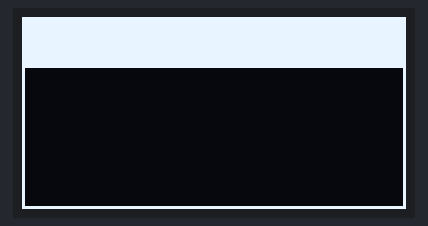
Bench run of a program on a simulated MicroPython board. On the bench: 128×64 one-colour display.

Above: at 0.26 s.
At 0.68 s:
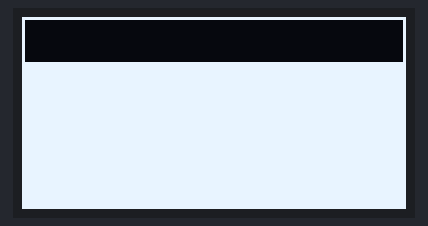

The program:

oled_00.py
```python
# This script uses the ssd1306 oled module:

# This file was created on 15/04/2017
# Author: George Kaimakis

import machine
import ssd1306
import time

# define the display size:
width   = 128   # pixels
height  = 64    # pixels

# define i2c pins:
data    = machine.Pin(4)
clk     = machine.Pin(5)

# create i2c object:
i2c = machine.I2C(scl=clk, sda=data)

#create oled object:
oled = ssd1306.SSD1306_I2C(width, height, i2c)

INTERVAL = 400   # blinkin' frequency:

while True:
    oled.framebuf.fill_rect(0, 0, 128, 16, 1)   # upper 'yellow' area filled:
    oled.framebuf.fill_rect(0, 16, 128, 48, 0)  # lower 'blue' area:
    oled.framebuf.rect(0, 16, 128, 48, 1)       # lower 'blue' area:
    oled.show()
    time.sleep_ms(INTERVAL)
    oled.framebuf.fill_rect(0, 0, 128, 16, 0)   # upper 'yellow' area:
    oled.framebuf.rect(0, 0, 128, 16, 1)        # upper 'yellow' area:
    oled.framebuf.fill_rect(0, 16, 128, 48, 1)  # lower 'blue' area filled:
    oled.show()
    time.sleep_ms(INTERVAL)
```

Measured:
- what the display in image 1 shows lasts 0.4 s, from 0.5 s to 0.9 s
